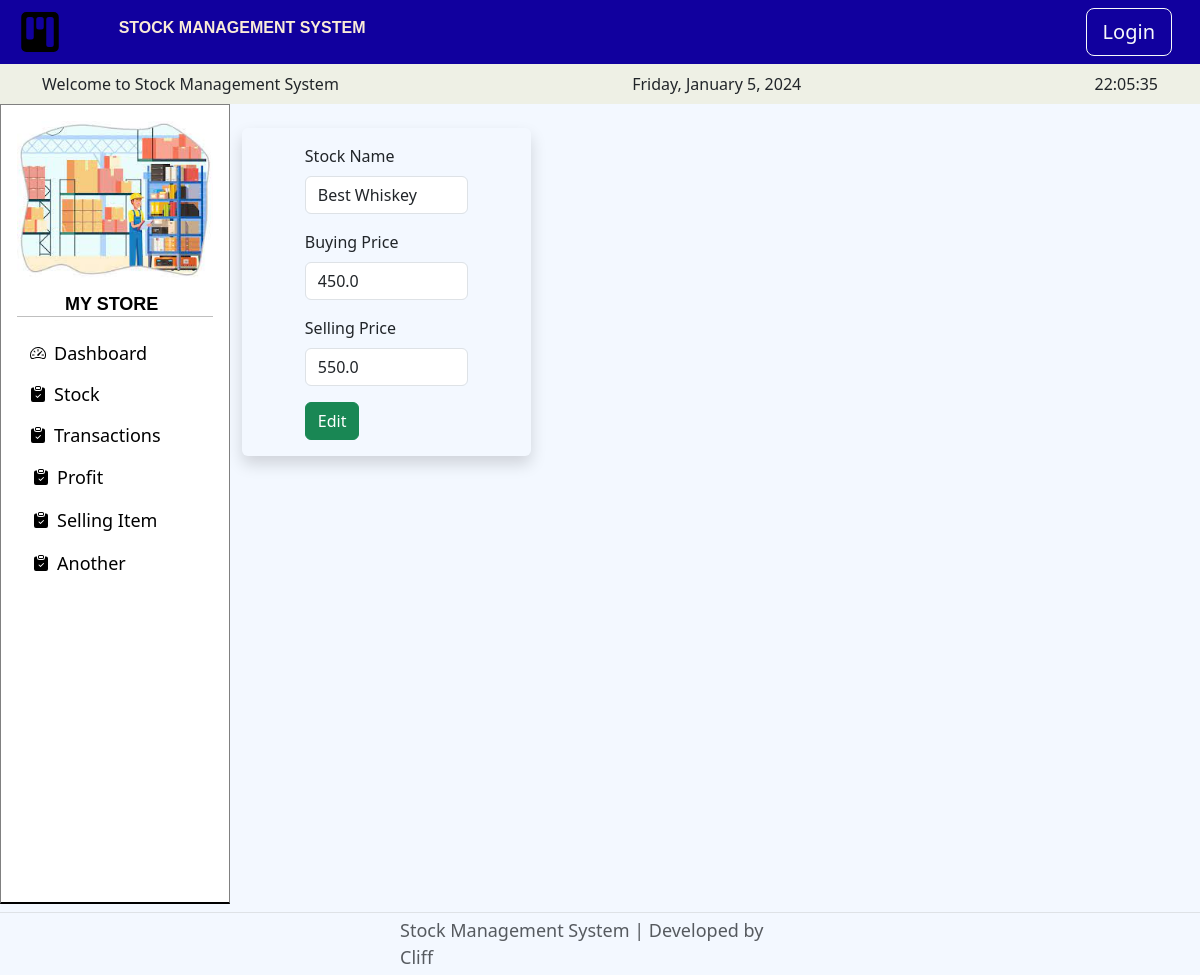
Screenshot of /edit/11 with the database file from the repository.
### main.py (models this page shows)
class Stock(db.Model):
    __tablename__ = "stock"
    id = db.Column(db.Integer, primary_key=True)
    item_name = db.Column(db.String(100), unique=True, nullable=False)
    item_quantity = db.Column(db.Integer, nullable=False)
    buying_price = db.Column(db.Float, nullable=False)
    selling_price = db.Column(db.Float, nullable=False)
    transactions = db.relationship("Transactions", back_populates="itemname", cascade="all, delete-orphan")

### main.py (the view)
@app.route("/edit/<int:stock_id>", methods=['POST', 'GET'])
def edit(stock_id):
    stock_to_edit = db.get_or_404(Stock, stock_id)
    edit_form = EditForm(
        item_name=stock_to_edit.item_name,
        buying_price=stock_to_edit.buying_price,
        selling_price=stock_to_edit.selling_price
    )
    if request.method == "POST":
        new_b_price = float(edit_form.buying_price.data)
        new_s_price = float(edit_form.selling_price.data)
        stock_manager.update_item_b_price(stock_to_edit.item_name, new_b_price)
        stock_manager.update_item_s_price(stock_to_edit.item_name, new_s_price)
        return redirect(url_for('stock'))
    return render_template('edit.html', form=edit_form)

### forms.py
class EditForm(FlaskForm):
    item_name = StringField(label="Stock Name", validators=[DataRequired()])
    buying_price = FloatField(label="Buying Price", validators=[DataRequired()])
    selling_price = FloatField(label="Selling Price", validators=[DataRequired()])
    submit = SubmitField("Edit")

### templates/edit.html
{% from "bootstrap5/form.html" import render_form %}
{% extends 'index.html' %}
{% block content %}
<main class="mb-4">
    <div class="container bordered rounded shadow my-4 p-3">
      <div class="row">
        <div class="col-lg-8 col-md-10 mx-auto">
          {{ render_form(form, novalidate=True, button_map={"submit": "success"}) }}
        </div>
      </div>
    </div>
  </main>
{% endblock %}

### static/style.css (style rules this page uses)
body, html { height: 100%; margin: 0; }

### rows the page displays
Stock: item_name "Best Whiskey", buying_price "450.0", selling_price "550.0"
